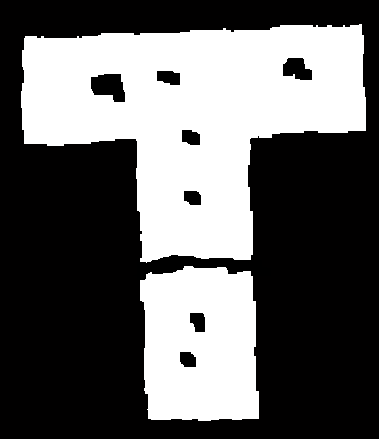
//> input picture test.png, 379 x 439 px
$ ./main   (built with g++ and OpenCV 4)
//> lines starting //> are read from the running program, lines starting //| are printed output that depends on the picture; after the words box and inside, x2 and y2 are one past the last pixel; in counts of white or black regions, pixels touching at a corner belong together
#include <iostream>
#include <opencv2/opencv.hpp>
#include <string>
#include <sstream>

using namespace std;
using namespace cv;


void expand_polygon(vector<Point> &orignal, vector<Point> &out);
bool find_crossPoint(Point p1, Point p2, Point p3, Point p4, Point &crossPoint);

int main()
{
    Mat im = imread("../test.png", 0);
//> im: 439 rows x 379 cols, CV_8UC1; 38.6% white; 2 white regions

    Mat cont = im.clone();
    Mat original = Mat::zeros(im.rows, im.cols, CV_8UC3);
    Mat smoothed = Mat::zeros(im.rows, im.cols, CV_8UC3);
    imshow("raw",im);


    // contour smoothing parameters for gaussian filter
    int filterRadius = 5;
    int filterSize = 2 * filterRadius + 1;
    double sigma = 10;

    vector<vector<Point> > contours,contours_new;
    vector<Vec4i> hierarchy;
    // find external contours and store all contour points
    findContours(cont, contours, hierarchy, CV_RETR_EXTERNAL, CV_CHAIN_APPROX_NONE, Point(0, 0));
//> contours = 2 contours; box (x1, y1, x2, y2) and area: (21, 24, 366, 263) 49442, (140, 266, 259, 421) 16338
    cout<<"Contour.size: "<<contours.size()<<endl;
//| Contour.size: 2
    cout<<"hierarchy size: "<<hierarchy.size()<<endl;
//| hierarchy size: 2
    for(size_t j = 0; j < contours.size(); j++)
    {
        //cout<<"contours info:"<<contours[j].size()<<endl<<contours[j]<<endl;
        //cout<<"hierarchy info:"<<endl<<hierarchy[j]<<endl;

        // draw the initial contour shape
        drawContours(original, contours, j, Scalar(0, 255, 0), 1);
        // extract x and y coordinates of points. we'll consider these as 1-D signals
        // add circular padding to 1-D signals
        size_t len = contours[j].size() + 2 * filterRadius;
        size_t idx = (contours[j].size() - filterRadius);
        vector<float> x, y;
        for (size_t i = 0; i < len; i++)
        {
            x.push_back(contours[j][(idx + i) % contours[j].size()].x);
            y.push_back(contours[j][(idx + i) % contours[j].size()].y);
        }
//        Point2d vertex;
//        vertex.x = contours[j].

//        cout<<"Point:"<<x.data()<<","<<y.data()<<endl;

        // filter 1-D signals
        vector<float> xFilt, yFilt;
        GaussianBlur(x, xFilt, Size(filterSize, filterSize), sigma, sigma);
        GaussianBlur(y, yFilt, Size(filterSize, filterSize), sigma, sigma);
        // build smoothed contour
        vector<vector<Point> > smoothContours;
        vector<Point> smooth;
        for (size_t i = filterRadius; i < contours[j].size() + filterRadius; i++)
        {
            smooth.push_back(Point(xFilt[i], yFilt[i]));
        }
        smoothContours.push_back(smooth);

        drawContours(smoothed, smoothContours, 0, Scalar(255, 0, 0), 1);

        cout << "debug contour " << j << " : " << contours[j].size() << ", " << smooth.size() << endl;


        vector<Point> temp;
        approxPolyDP(contours[j], temp, 30, true);
        cout<<"contour_new:"<<j<<endl<<temp<<endl;
        contours_new.push_back(temp);//smoothContours.push_back(temp);
        drawContours(smoothed, contours_new, 0, Scalar(0, 0, 255), 1);
    }
//> this loop made 2 passes
//> (len, idx) on passes 1 to 2: (539, 524), (1190, 1175)
//| debug contour 0 : 529, 529
//| contour_new:0
//| [146, 274;
//|  148, 418;
//> (the first 4 of 16 printed lines)
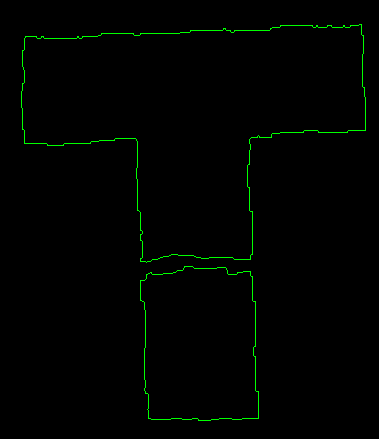
//> original: 439 rows x 379 cols, CV_8UC3; mean B, G, R 0, 2.6, 0
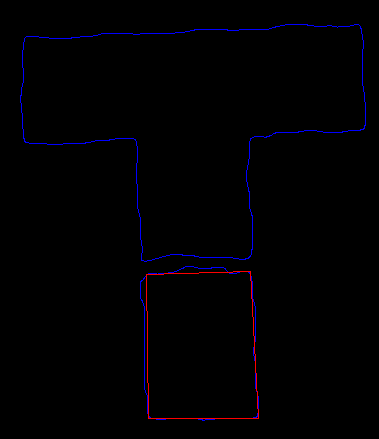
//> smoothed: 439 rows x 379 cols, CV_8UC3; mean B, G, R 2.3, 0, 0.8

    // draw key vertex after approxPolyDP
    Point vertex;
    for(int i=0; i<contours_new[1].size();i++){
        vertex.x = contours_new[1][i].x;
        vertex.y = contours_new[1][i].y;
        circle(smoothed,vertex,2,Scalar(0,0,255),1);
        ostringstream indexText;// or std::to_string()
//        indexText << i;
//        putText(smoothed,indexText.str(),vertex,cv::FONT_HERSHEY_DUPLEX, 0.5, cv::Scalar(0, 255,0 ), 1);
    }
//> this loop made 8 passes
//> smoothed: 439 rows x 379 cols, CV_8UC3; 64 pixels changed, all inside (x1, y1, x2, y2) = (22, 22, 368, 264)

    vector<Point> points_expand;
    expand_polygon(contours_new[1],points_expand);
//> in expand_polygon, `int count = pList.size();`: count = 8
//> the loop in expand_polygon, `for(int i = 0; i < count; i++)` made 8 passes
//> (next, unitLen) on passes 1 to 8: (1, 0.00297), (2, 0.00935), (3, 0.009), (4, 0.00812), (5, 0.00909), (6, 0.00833), (7, 0.00859), (0, 0.00943)
//| i=0,pList:[25, 36],[361, 24],dpList:[-336, 12],ndpList:[-0.999363, 0.0356915]
//| i=1,pList:[24, 143],[25, 36],dpList:[-1, 107],ndpList:[-0.00934539, 0.999956]
//| i=2,pList:[135, 138],[24, 143],dpList:[111, -5],ndpList:[0.998987, -0.0449994]
//| i=3,pList:[140, 261],[135, 138],dpList:[5, 123],ndpList:[0.0406169, 0.999175]
//| i=4,pList:[250, 259],[140, 261],dpList:[110, -2],ndpList:[0.999835, -0.0181788]
//| i=5,pList:[249, 139],[250, 259],dpList:[-1, -120],ndpList:[-0.00833304, -0.999965]
//| i=6,pList:[365, 130],[249, 139],dpList:[116, -9],ndpList:[0.997004, -0.0773537]
//| i=7,pList:[361, 24],[365, 130],dpList:[-4, -106],ndpList:[-0.037709, -0.999289]
//> the loop in expand_polygon, `for(int i = 0; i < count; i++)` made 8 passes
//> (startIndex, sinTheta, orientVector) on passes 1 to 8: (7, -1, Point(-0.962, 1.03)), (0, -0.999, Point(0.99, 0.964)), (1, -0.999, Point(1.01, -1.04)), (2, 1, Point(-0.958, 1.04)), (3, -1, Point(0.959, -1.02)), (4, -1, Point(-1.01, -0.982)), (5, 0.998, Point(1.01, 0.923)), (6, -0.999, Point(-1.03, -0.922))
//> points_expand = 8 Points (x, y): [371, 14], [15, 26], [14, 153], [125, 148], [130, 271], [260, 269], [259, 148], [375, 139]
    cout<<endl<<"points_expand:"<<points_expand<<endl;
//| points_expand:[371, 14;
//|  15, 26;
//|  14, 153;
//|  125, 148;
//|  130, 271;
//|  260, 269;
//|  259, 148;
//|  375, 139]

    //Point vertex;
    for(int i=0; i<points_expand.size();i++){
        vertex.x = points_expand[i].x;
        vertex.y = points_expand[i].y;
        circle(smoothed,vertex,2,Scalar(0,255,0),1);
        ostringstream indexText;// or std::to_string()
        indexText << i;
        putText(smoothed,indexText.str(),vertex,cv::FONT_HERSHEY_DUPLEX, 0.5, cv::Scalar(0, 0,255 ), 1);
        int next = (i==(points_expand.size()-1) ? 0: (i+1));
        line(smoothed,points_expand[i],points_expand[next],Scalar(0,255,0),1);
    }
//> this loop made 8 passes
//> next on passes 1 to 8: 1, 2, 3, 4, 5, 6, 7, 0
//> pass 2, `putText(smoothed,indexText.str(),vertex,cv::FONT_HERSHEY_DUPLEX, 0.5, ..`:
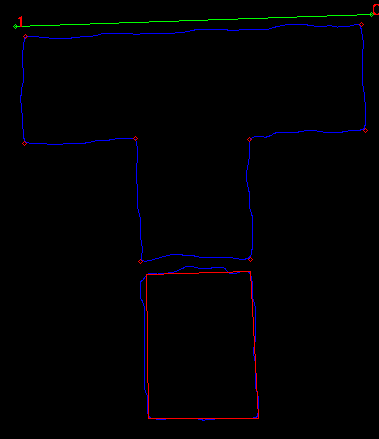
//> smoothed: 439 rows x 379 cols, CV_8UC3; mean B, G, R 2.3, 0.6, 1
//> pass 3, `putText(smoothed,indexText.str(),vertex,cv::FONT_HERSHEY_DUPLEX, 0.5, ..`:
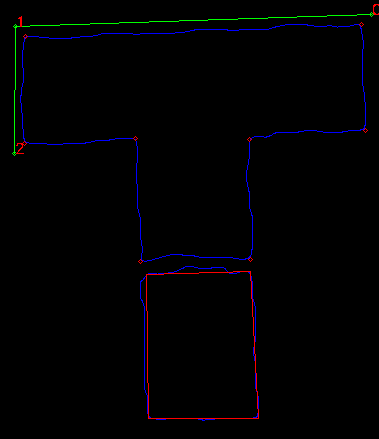
//> smoothed: 439 rows x 379 cols, CV_8UC3; 0.1% of pixels changed, all inside (x1, y1, x2, y2) = (12, 27, 24, 156)
//> after the loop:
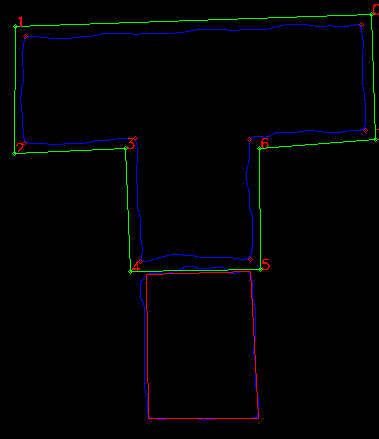
//> smoothed: 439 rows x 379 cols, CV_8UC3; 0.53% of pixels changed, all inside (x1, y1, x2, y2) = (15, 15, 379, 274)


    //imshow("original",original);
    imshow("smoothed",smoothed);
    waitKey(0);
}


// use vector cross to divide building contour into two parts
void divide_contour(vector<Point> &pList, vector<vector<Point> > &out){
    Point start;
    Point stop;


}

// find cross point of both lines or segments
// https://blog.csdn.net/hjk61314/article/details/82254381
// usage:
// bool bCross = find_crossPoint(Point(0,0),Point(10,10),Point(0,30),Point(20,0),cross);
// if(bCross)
bool find_crossPoint(Point p1, Point p2, Point p3, Point p4, Point &crossPoint){

    float a1 = p2.y - p1.y;
    float b1 = p1.x - p2.x;
    float c1 = p1.x*p2.y - p2.x*p1.y;
    float a2 = p4.y - p3.y;
    float b2 = p3.x - p4.x;
    float c2 = p3.x*p4.y - p4.x*p3.y;
    float det= a1*b2 - a2*b1;

    if(det == 0) return false;

    crossPoint.x = (c1*b2 - c2*b1)/det;
    crossPoint.y = (a1*c2 - a2*c1)/det;

    // Now this is cross point of lines
    // Do we need the cross Point of segments(need to judge x,y within 4 endpoints)
    if((abs(crossPoint.x -(p1.x+p2.x)/2) <= abs(p2.x-p1.x)/2) &&
       (abs(crossPoint.y -(p1.y+p2.y)/2) <= abs(p2.y-p1.y)/2) &&
       (abs(crossPoint.x -(p3.x+p4.x)/2) <= abs(p4.x-p3.x)/2) &&
       (abs(crossPoint.y -(p3.y+p4.y)/2) <= abs(p4.y-p3.y)/2))
    {
        return true;
    }

    return false;
}

// Ref 多边形或轮廓等距离外扩或收缩
// https://blog.csdn.net/hjk61314/article/details/82112610
void expand_polygon(vector<Point> &pList, vector<Point> &out){// already ordered by anticlockwise

    // 1. vertex set
    // pList

    // 2. edge set and normalize it
    vector<Point2f> dpList, ndpList;
    int count = pList.size();
    for(int i = 0; i < count; i++){
        int next = (i==(count-1) ? 0: (i+1));
        dpList.push_back(pList.at(next)-pList.at(i));
        float unitLen = 1.0f/sqrt(dpList.at(i).dot(dpList.at(i)));
        ndpList.push_back(dpList.at(i) * unitLen);
        cout<<"i="<<i<<",pList:"<<pList.at(next)<<","<<pList.at(i)<<",dpList:"<<dpList.at(i)<<",ndpList:"<<ndpList.at(i)<<endl;
    }

    // 3. compute Line
    float SAFELINE = 10.0f;//负数为内缩， 正数为外扩。 需要注意算法本身并没有检测内缩多少后折线会自相交，那不是本代码的示范意图
    for(int i = 0; i < count; i++){
        int startIndex = (i==0 ? (count-1):(i-1));
        int endIndex = i;
        float sinTheta = ndpList.at(startIndex).cross(ndpList.at(endIndex));
        Point2f orientVector = ndpList.at(endIndex) - ndpList.at(startIndex);//i.e. PV2-V1P=PV2+PV1
        Point2f temp_out;
        temp_out.x = pList.at(i).x + SAFELINE/sinTheta * orientVector.x;
        temp_out.y = pList.at(i).y + SAFELINE/sinTheta * orientVector.y;
        out.push_back(temp_out);
    }
    //cout<<endl<<"out:"<<out<<endl;

}
